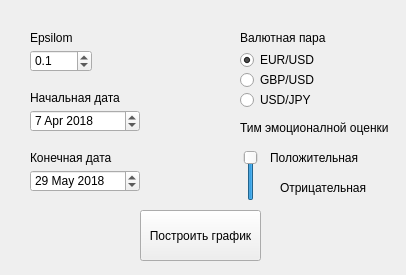
<?xml version="1.0" encoding="UTF-8"?>
<ui version="4.0">
    <class>Form</class>
    <widget class="QWidget" name="Form">
        <property name="geometry">
            <rect>
                <x>0</x>
                <y>0</y>
                <width>406</width>
                <height>275</height>
            </rect>
        </property>
        <property name="windowTitle">
            <string>Form</string>
        </property>
        <widget class="QLabel" name="label">
            <property name="geometry">
                <rect>
                    <x>30</x>
                    <y>30</y>
                    <width>55</width>
                    <height>16</height>
                </rect>
            </property>
            <property name="text">
                <string>Epsilom</string>
            </property>
        </widget>
        <widget class="QLabel" name="label_2">
            <property name="geometry">
                <rect>
                    <x>30</x>
                    <y>90</y>
                    <width>101</width>
                    <height>16</height>
                </rect>
            </property>
            <property name="text">
                <string>Начальная дата</string>
            </property>
        </widget>
        <widget class="QLabel" name="label_3">
            <property name="geometry">
                <rect>
                    <x>30</x>
                    <y>150</y>
                    <width>101</width>
                    <height>16</height>
                </rect>
            </property>
            <property name="text">
                <string>Конечная дата</string>
            </property>
        </widget>
        <widget class="QDoubleSpinBox" name="doubleSpinBox">
            <property name="geometry">
                <rect>
                    <x>30</x>
                    <y>50</y>
                    <width>62</width>
                    <height>22</height>
                </rect>
            </property>
            <property name="decimals">
                <number>1</number>
            </property>
            <property name="maximum">
                <double>1.000000000000000</double>
            </property>
            <property name="singleStep">
                <double>0.100000000000000</double>
            </property>
            <property name="value">
                <double>0.100000000000000</double>
            </property>
        </widget>
        <widget class="QDateEdit" name="dateEdit">
            <property name="geometry">
                <rect>
                    <x>30</x>
                    <y>110</y>
                    <width>110</width>
                    <height>22</height>
                </rect>
            </property>
            <property name="date">
                <date>
                    <year>2018</year>
                    <month>4</month>
                    <day>7</day>
                </date>
            </property>
        </widget>
        <widget class="QDateEdit" name="dateEdit_2">
            <property name="geometry">
                <rect>
                    <x>30</x>
                    <y>170</y>
                    <width>110</width>
                    <height>22</height>
                </rect>
            </property>
            <property name="date">
                <date>
                    <year>2018</year>
                    <month>5</month>
                    <day>29</day>
                </date>
            </property>
        </widget>
        <widget class="QRadioButton" name="radioButton">
            <property name="enabled">
                <bool>true</bool>
            </property>
            <property name="geometry">
                <rect>
                    <x>240</x>
                    <y>50</y>
                    <width>95</width>
                    <height>20</height>
                </rect>
            </property>
            <property name="text">
                <string>EUR/USD</string>
            </property>
            <property name="checked">
                <bool>true</bool>
            </property>
        </widget>
        <widget class="QRadioButton" name="radioButton_2">
            <property name="geometry">
                <rect>
                    <x>240</x>
                    <y>70</y>
                    <width>95</width>
                    <height>20</height>
                </rect>
            </property>
            <property name="text">
                <string>GBP/USD</string>
            </property>
        </widget>
        <widget class="QRadioButton" name="radioButton_3">
            <property name="geometry">
                <rect>
                    <x>240</x>
                    <y>90</y>
                    <width>95</width>
                    <height>20</height>
                </rect>
            </property>
            <property name="text">
                <string>USD/JPY</string>
            </property>
        </widget>
        <widget class="QLabel" name="label_4">
            <property name="geometry">
                <rect>
                    <x>240</x>
                    <y>30</y>
                    <width>101</width>
                    <height>16</height>
                </rect>
            </property>
            <property name="text">
                <string>Валютная пара</string>
            </property>
        </widget>
        <widget class="QPushButton" name="pushButton">
            <property name="geometry">
                <rect>
                    <x>140</x>
                    <y>210</y>
                    <width>121</width>
                    <height>51</height>
                </rect>
            </property>
            <property name="text">
                <string>Построить график</string>
            </property>
        </widget>
        <widget class="QLabel" name="label_5">
            <property name="geometry">
                <rect>
                    <x>240</x>
                    <y>120</y>
                    <width>161</width>
                    <height>16</height>
                </rect>
            </property>
            <property name="text">
                <string>Тим эмоционалной оценки</string>
            </property>
        </widget>
        <widget class="QSlider" name="verticalSlider">
            <property name="geometry">
                <rect>
                    <x>240</x>
                    <y>150</y>
                    <width>22</width>
                    <height>51</height>
                </rect>
            </property>
            <property name="maximum">
                <number>1</number>
            </property>
            <property name="value">
                <number>1</number>
            </property>
            <property name="orientation">
                <enum>Qt::Vertical</enum>
            </property>
        </widget>
        <widget class="QLabel" name="label_6">
            <property name="geometry">
                <rect>
                    <x>270</x>
                    <y>150</y>
                    <width>101</width>
                    <height>16</height>
                </rect>
            </property>
            <property name="text">
                <string>Положительная</string>
            </property>
        </widget>
        <widget class="QLabel" name="label_7">
            <property name="geometry">
                <rect>
                    <x>280</x>
                    <y>180</y>
                    <width>101</width>
                    <height>16</height>
                </rect>
            </property>
            <property name="text">
                <string>Отрицательная</string>
            </property>
        </widget>
    </widget>
    <resources/>
    <connections/>
</ui>
